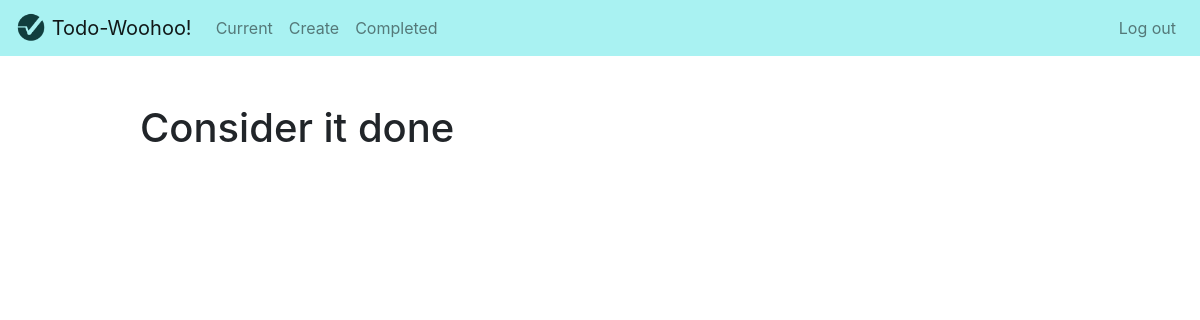
The app's page /done/ (signed in), older data.
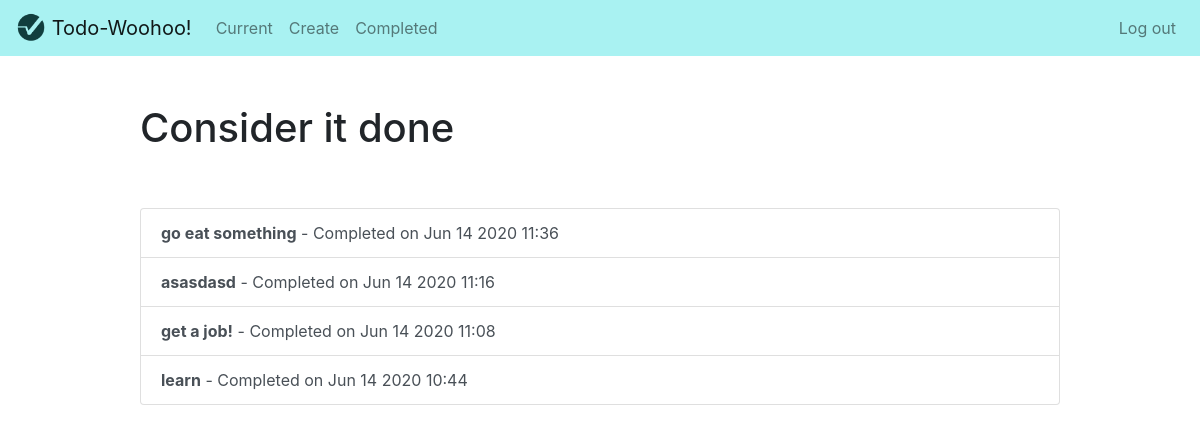
The same page, newer data.
### todo_app/models.py (models this page shows, shortened)
class ToDo(models.Model):
    task = models.CharField(max_length=50)
    description = models.TextField(blank=True)
    creationtime = models.DateTimeField(auto_now_add=True)
    completiontime = models.DateTimeField(null=True, blank=True)
    important = models.BooleanField(default=False)
    user = models.ForeignKey(User, on_delete=models.CASCADE)

### todo_app/views.py (the view)
# urls.py: path('done/', views.donetodos, name='donetodos'),
@login_required
def donetodos(request):
    all_todos = ToDo.objects.filter(user=request.user, completiontime__isnull=False).order_by('-completiontime')
    return render(request, "todo_app/donetodos.html", {'all_todos':all_todos})

### todo_app/templates/todo_app/donetodos.html
{% extends "todo_app/base.html" %}
{% block content %}
    <div class="row justify-content-center mt-5">
        <div class="col-md-10">
            <h1>Consider it done</h1>
        </div>
    </div>
    <div class="row justify-content-center mt-5">
        <div class="col-md-10">
            <div class="list-group">
                {% for todo in all_todos %}
                    <a href="{% url 'viewtodo' todo.id %}" class="list-group-item list-group-item-action{% if todo.important %} list-group-item-danger{% endif %}"><b>{{ todo.task }}</b> - Completed on {{ todo.completiontime|date:'M j Y H:i' }}</a>
                {% endfor %}
            </div>
        </div>
    </div>
{% endblock %}

### todo_app/templates/todo_app/base.html (shortened to what this page needs)
{% load static %}
<!doctype html>
<html lang="en">
  <head>
    <link rel="stylesheet" href="https://stackpath.bootstrapcdn.com/bootstrap/4.4.1/css/bootstrap.min.css">
  </head>
  <body>
    <nav class="navbar navbar-expand-md navbar-light" style="background-color: #a9f2f2;">
      <a class="navbar-brand" href="{% url 'home' %}">
        <img src="{% static 'todo_app/logos.png' %}" width="30" height="30" class="d-inline-block align-top">
      <span>Todo-Woohoo!</span>
      </a>
      <div class="collapse navbar-collapse" id="navbarText">
        {% if user.is_authenticated %}
        <ul class="navbar-nav mr-auto">
          <li class="nav-item">
            <a class="nav-link" href="{% url 'currenttodos' %}">Current</a>
          </li>
          <li class="nav-item">
            <a class="nav-link" href="{% url 'createtodo' %}">Create</a>
          </li>
          <li class="nav-item">
            <a class="nav-link" href="{% url 'donetodos' %}">Completed</a>
          </li>
        </ul>
        {% endif %}
        <ul class="navbar-nav ml-auto">
          {% if user.is_authenticated %}
          <li>
            <a href="#" onclick="$('#signOutBtn').click()" class="nav-link">Log out</a>
          </li>
          {% endif %}
        </ul>
      </div>
    </nav>
<div class="container">
  {% block content %}{% endblock %}
</div>
</body>
</html>

Row changes from the older to the newer data that the page shows:
added ToDo: task "go eat something", completiontime "Jun 14 2020 11:36"
added ToDo: task "asasdasd", completiontime "Jun 14 2020 11:16"
added ToDo: task "get a job!", completiontime "Jun 14 2020 11:08"
added ToDo: task "learn", completiontime "Jun 14 2020 10:44"
